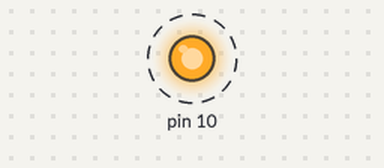
The sketch below on a simulated Arduino Uno, built with avr-gcc and run on an emulated ATmega328P. Shown: output pins drawn as LEDs (lit = HIGH). Dashed ring = blinking.

Above: at 0.12 s.
Timing chart, 0 to 3.0 s (numbered marks = the images above):
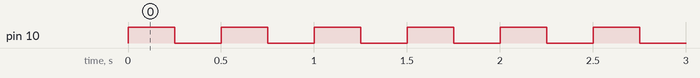

The sketch:

led.ino
```cpp
void setup() {
  pinMode(10, OUTPUT);
}

void loop() {
  digitalWrite(10, HIGH);
  delay(250);
  digitalWrite(10, LOW);
  delay(250);
}
```

Measured:
- by itself, pin 10: alternates HIGH for 0.25 s and LOW for 0.25 s
